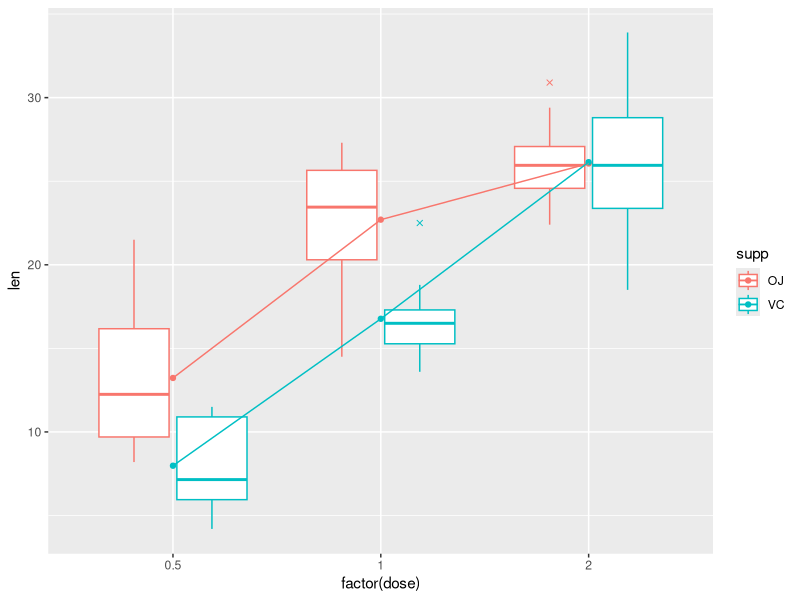

Here is the R script that generated this plot: (Note: this script raises an error after producing the figure.)
## ---- chunk 1
library(ggplot2)
library(doBy)
library(magrittr)
options("digits"=4)
## ---- chunk 2
data(CO2)
CO2 <- within(CO2, {
    Treat <- Treatment
    Treatment <- NULL
    levels(Treat) <- c("nchil", "chil")
    levels(Type)  <- c("Que", "Mis")
})
CO2 <- subset(CO2, Plant %in% c("Qn1", "Qc1", "Mn1", "Mc1"))
dim(CO2)
head(CO2, 4)
## ---- chunk 3
myfun1 <- function(x){c(m=mean(x), s=sd(x))}
summaryBy(cbind(conc, uptake, lu=log(uptake)) ~ Plant, data=CO2, FUN=myfun1)
## same as
## aggregate(cbind(conc, uptake, log(uptake)) ~ Plant, data=CO2, FUN=myfun1)
## ---- chunk 4
summaryBy(. ~ ., data=CO2, FUN=myfun1)
summaryBy(. ~ 1, data=CO2, FUN=myfun1)
## ---- chunk 5
x1 <- orderBy(~ conc - uptake, data=CO2)
head(x1, 4)
## ---- chunk 6
x1 <- splitBy(~ Plant + Type, data=CO2)
x1
## ---- chunk 7
lapply(x1, head, 2)
## ---- chunk 8
x2 <- subsetBy(~ Treat, subset=uptake > quantile(uptake, prob=0.75), data=CO2)
head(x2, 4)
## ---- chunk 9
x3 <- transformBy(~ Treat, data=CO2, 
                 minU=min(uptake), maxU=max(uptake),
                 range=diff(range(uptake)))
head(x3, 4)
## ---- chunk 10
m <- lmBy(uptake ~ conc | Treat, data=CO2)
coef(m)
## ---- chunk 11
lapply(m, function(z) coef(summary(z)))
## ---- chunk 12
ToothGrowth$dose <- factor(ToothGrowth$dose)
head(ToothGrowth, 4)
## ---- chunk 13
toothInt <- summaryBy(len ~ dose + supp, data=ToothGrowth)
ggplot(ToothGrowth, aes(x = factor(dose), y = len, colour = supp)) +
    geom_boxplot(outlier.shape = 4) +
    geom_point(data = toothInt, aes(y = len.mean)) +
    geom_line(data = toothInt, aes(y = len.mean, group = supp))
## ---- chunk 14
tooth1 <- lm(len ~ dose + supp, data=ToothGrowth)
tooth2 <- lm(len ~ dose * supp, data=ToothGrowth)
anova(tooth1, tooth2)
## ---- chunk 15
L <- matrix(c(1, 0, 0, 0, 
              1, 1, 0, 0,
              1, 0, 1, 0), nrow=3, byrow=T)
c1 <- linest(tooth1, L)
c1
## ---- chunk 16
summary(c1)
coef(c1)
confint(c1)
## ---- chunk 17
L <- LE_matrix(tooth1, effect="dose", at=list(supp="OJ"))
L
## ---- chunk 18
c1 <- esticon(tooth1, L)
c1
## ---- chunk 19
nd <- data.frame(dose=c('0.5', '1', '2'), supp='OJ')
nd
predict(tooth1, newdata=nd)
## ---- chunk 20
tooth0 <- update(tooth1, . ~ . - supp)
L0 <- LE_matrix(tooth0, effect="dose")
L0
linest(tooth0, L=L0)
## ---- chunk 21
L1 <- matrix(c(1, 0, 0, 0.5, 
               1, 1, 0, 0.5,
               1, 0, 1, 0.5), nrow=3, byrow=T)
linest(tooth1, L=L1)
## ---- chunk 22
L1 <- LE_matrix(tooth1, effect="dose")
L1
## ---- chunk 23
LSmeans(tooth1, effect="dose")
## ---- chunk 24
L <- LE_matrix(tooth1, effect="dose")
le <- linest(tooth1, L=L)
coef(le)
## ---- chunk 25
LSmeans(tooth2, effect="dose")
## ---- chunk 26
L <- LE_matrix(tooth2, effect="dose")
t(L)

## ---- chunk 27
co2.lm1 <- lm(uptake ~ conc + Type + Treat, data=CO2)
LSmeans(co2.lm1, effect="Treat")
## ---- chunk 28
co2.lm2 <- lm(uptake ~ log.conc + Type + Treat,
             data=transform(CO2, log.conc=log(conc)))
LSmeans(co2.lm2, effect="Treat")
## ---- chunk 29
co2.lm3 <- lm(uptake ~ conc + I(conc^2) + Type + Treat, data=CO2)
LSmeans(co2.lm3, effect="Treat")
## ---- chunk 30
co2.lm4 <- lm(uptake ~ conc + conc2 + Type + Treat, data=
              transform(CO2, conc2=conc^2))
LSmeans(co2.lm4, effect="Treat")
## ---- chunk 31
LSmeans(co2.lm4, effect="Treat", at=list(conc=10, conc2=100))
## ---- chunk 32
tooth.gam <- glm(len ~ dose + supp, family=Gamma, data=ToothGrowth)
LSmeans(tooth.gam, effect="dose", type="link")
LSmeans(tooth.gam, effect="dose", type="response")
## ---- chunk 33
library(lme4)
tooth.mix <- lmer( len ~ dose  + (1|supp), data=ToothGrowth)
LSmeans(tooth1, effect="dose")
LSmeans(tooth.mix, effect="dose")
## ---- chunk 34
VarCorr(tooth.mix)
## ---- chunk 35
LSmeans(tooth.mix, effect="dose", adjust.df=FALSE)
## ---- chunk 36
library(geepack)
tooth.gee <- geeglm(len ~ dose, id=supp, family=Gamma, data=ToothGrowth)
LSmeans(tooth.gee, effect="dose")
LSmeans(tooth.gee, effect="dose", type="response")
